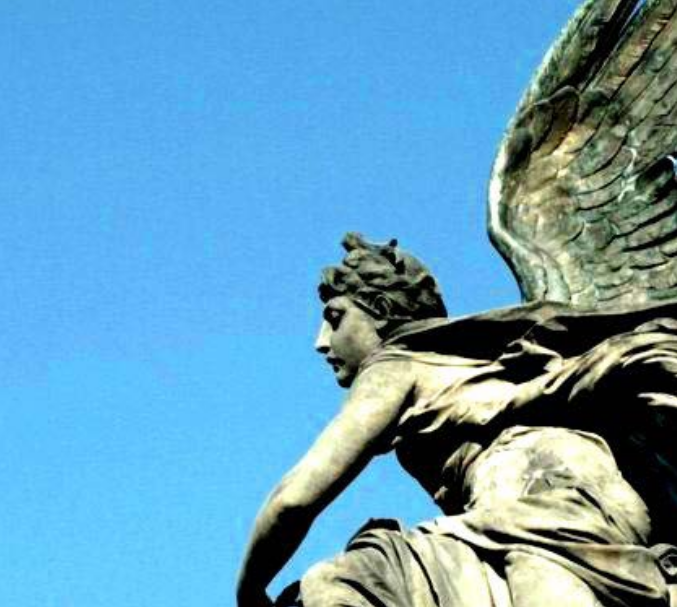
#> input picture depth_estimation_segmentation/angel.png, 677 x 607 px
$ python 29_grabCut_seg.py
#> lines starting #> are read from the running program, lines starting #| are printed output that depends on the picture
import numpy as np
import cv2
from matplotlib import pyplot as plt

img = cv2.imread('angel.png')
#> img is the input picture: shape (607, 677, 3); mean B, G, R 188.3, 158.6, 101.6

mask = np.zeros(img.shape[:2],np.uint8)

bgdModel = np.zeros((1,65),np.float64)
fgdModel = np.zeros((1,65),np.float64)

rect = (100,50,421,378)
cv2.grabCut(img,mask,rect,bgdModel,fgdModel,5,
cv2.GC_INIT_WITH_RECT)

mask2 = np.where((mask==2)|(mask==0),0,1).astype('uint8')

img = img*mask2[:,:,np.newaxis]
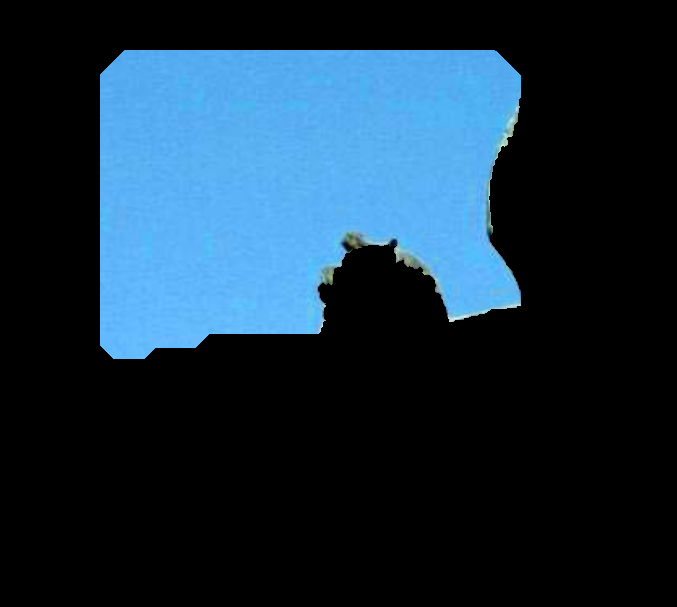
#> img: shape (607, 677, 3); mean B, G, R 63.2, 46.2, 23.6
plt.subplot(121), plt.imshow(img)
plt.title("grabcut"), plt.xticks([]), plt.yticks([])
plt.subplot(122), plt.imshow(cv2.cvtColor(cv2.imread('angel.png'),
cv2.COLOR_BGR2RGB))
plt.title("original"), plt.xticks([]), plt.yticks([])
plt.show()
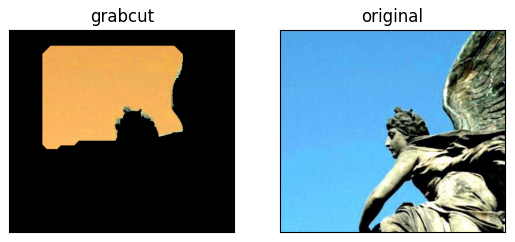
#> figure drawn by matplotlib, 2 panels; B, G, R data is drawn as R, G, B

$ run again, with depth_estimation_segmentation/webcam0.png copied over depth_estimation_segmentation/angel.png
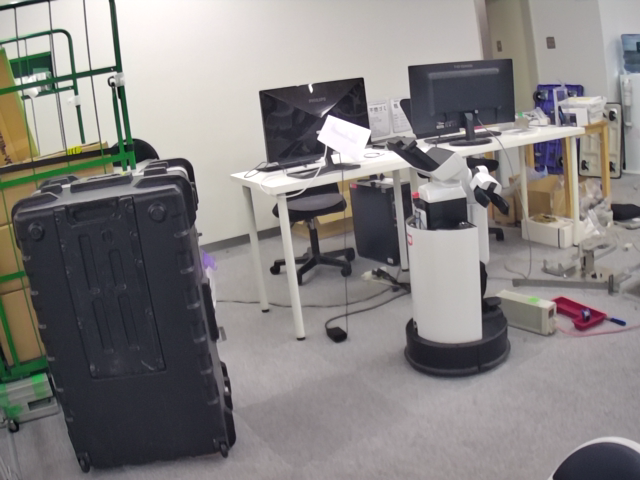
#> input picture depth_estimation_segmentation/webcam0.png, 640 x 480 px
#> img is the input picture: shape (480, 640, 3); mean B, G, R 129.7, 130.6, 134.1
#> `img = img*mask2[:,:,np.newaxis]`:
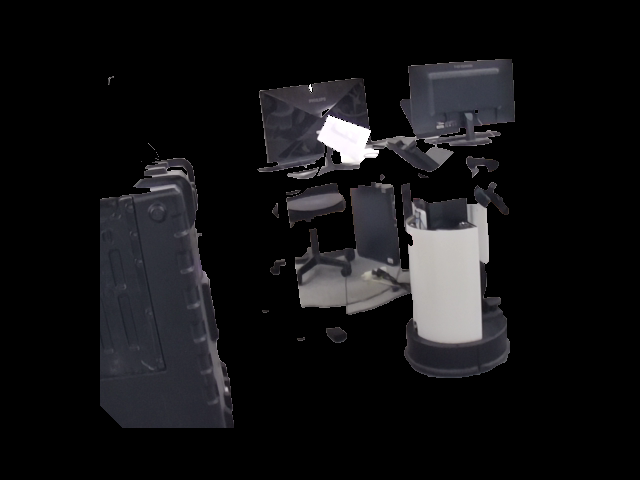
#> img: shape (480, 640, 3); mean B, G, R 20.4, 18.8, 19.1
#> `plt.show()`:
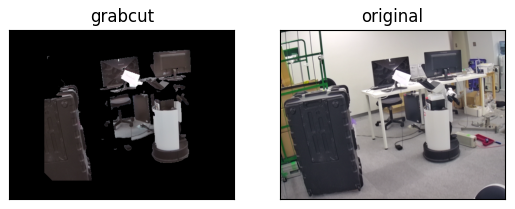
#> figure drawn by matplotlib, 2 panels; B, G, R data is drawn as R, G, B

$ run again, with depth_estimation_segmentation/webcam1.png copied over depth_estimation_segmentation/angel.png
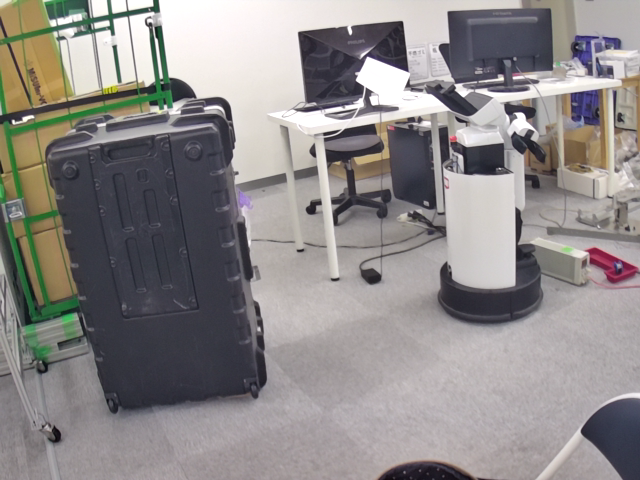
#> input picture depth_estimation_segmentation/webcam1.png, 640 x 480 px
#> img is the input picture: shape (480, 640, 3); mean B, G, R 137, 137.6, 141.6
#> `img = img*mask2[:,:,np.newaxis]`:
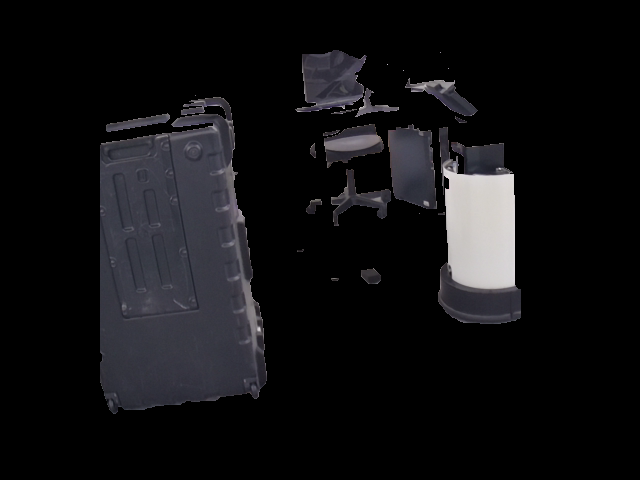
#> img: shape (480, 640, 3); mean B, G, R 18.6, 16.7, 17
#> `plt.show()`:
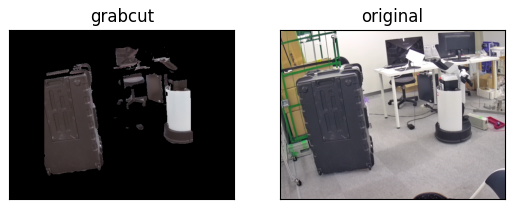
#> figure drawn by matplotlib, 2 panels; B, G, R data is drawn as R, G, B
